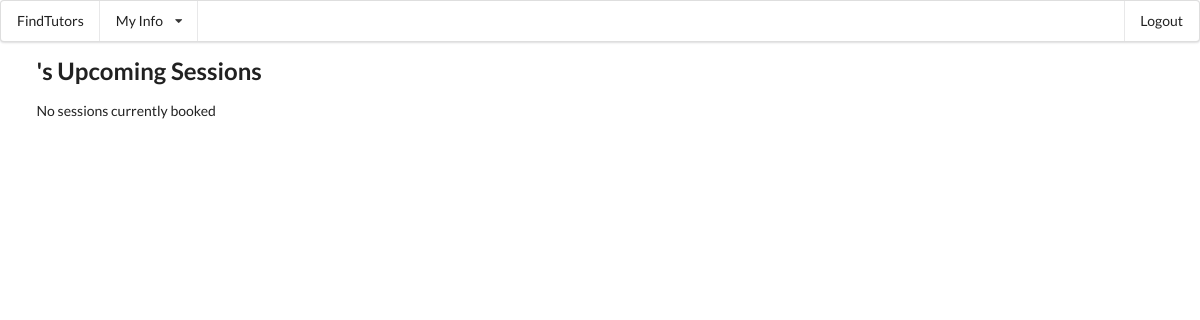
Page /main/upcomingSessions (signed in) on the earlier database version.
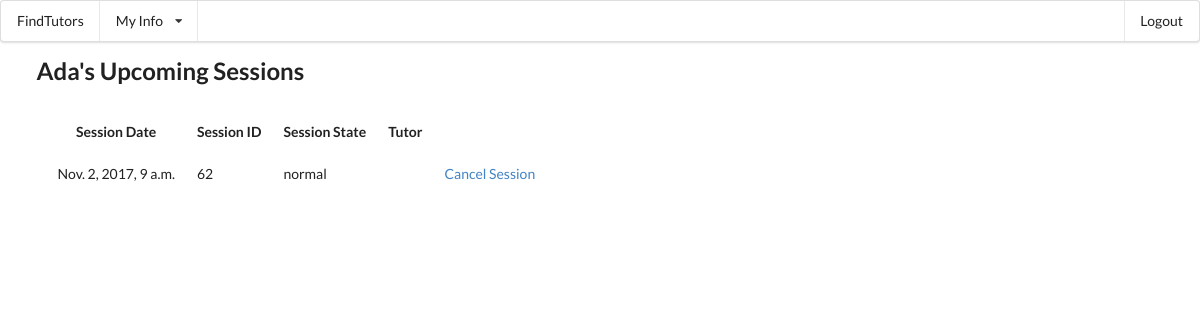
Same page on the later database version.
### mainApp/models.py (models this page shows, shortened)
class Student(models.Model):
	user = models.OneToOneField(User, on_delete=models.CASCADE)
	phoneNumber=models.CharField(max_length=10)
	photo_url=models.CharField(max_length=30)
	amount=models.DecimalField(max_digits=7, decimal_places=2,default=0)
	def __str__ (self):
		return self.user.first_name

class Session(models.Model):
	coupon_used=models.BooleanField()
	session_datetime=models.DateTimeField()
	state=models.CharField(max_length=10,default='normal')#cancelled/normal/ended/in-progress
	session_student=models.ForeignKey(Student)
	session_tutor=models.ForeignKey(Tutor)

### mainApp/views.py (the view)
@login_required
def viewUpcomingSessions(request):
	this_student = request.user.student
	student_sessions = this_student.session_set.filter(state='normal')
	context = {'student_sessions': student_sessions, 'this_student': this_student,}
	return render(request,'mainApp/viewUpcomingSessions.html',context)

### mainApp/models.py (called while the page is built)
	def __str__ (self):
		return self.user.first_name

### mainApp/templates/mainApp/viewUpcomingSessions.html (shortened to what this page needs)
{% extends "mainApp/base.html" %}
{% block content %}
<h2>{{this_student}}'s Upcoming Sessions</h2>
{% if student_sessions %}
<table cellspacing="20">
	<tr>
		<th>
			Session Date
		</th>
		<th>
			Session ID
		</th>
		<th>
			Session State
		</th>
		<th>
			Tutor
		</th>
	</tr>
	{% for session in student_sessions %}
	<tr>
		<td>
			<p>{{session.session_datetime}}</p>
		</td>
		<td>
			<p>{{session.id}}</p>
		</td>
		<td>
			<p>{{session.state}}</p>
		</td>
		<td>
		</td>
		<td>
			<a href="cancelSession/{{session.id}}">Cancel Session</a>
		</td>
	</tr>
	{% endfor %}
</table>
{% else %}
	<p>No sessions currently booked</p>
{% endif %}
{% endblock %}

### mainApp/templates/mainApp/base.html (shortened to what this page needs)
<!DOCTYPE html>
<html lang="en">
<head>
{% load static %}
         <link rel="stylesheet" type="text/css" href="{% static "mainApp/semantic.min.css" %}">
</head>
<body>
    <div class="ui menu">
	{% block alt_menu %}
	  <a class="item" href="/main/findTutors">
    FindTutors
   </a>
    <div class="ui simple dropdown item">
    My Info
    <i class="dropdown icon"></i>
  </div>
    <div class="right menu">
    <a  href='./logout' class="ui item">
      Logout
    </a>
  </div>
  {% endblock %}
</div>
    <div class="ui paded container" id="content">
        {% block content %}{% endblock %}
    </div>
</body>
</html>

Differences in the rows shown:
now on this page (row edited): Student: user.first_name "Ada"
added Session: session_datetime "Nov. 2, 2017, 9 a.m.", id "62", state "normal"
Other differences:
text no longer shown: "No sessions currently booked"
text now shown: "Session Date Session ID Session State Tutor"
